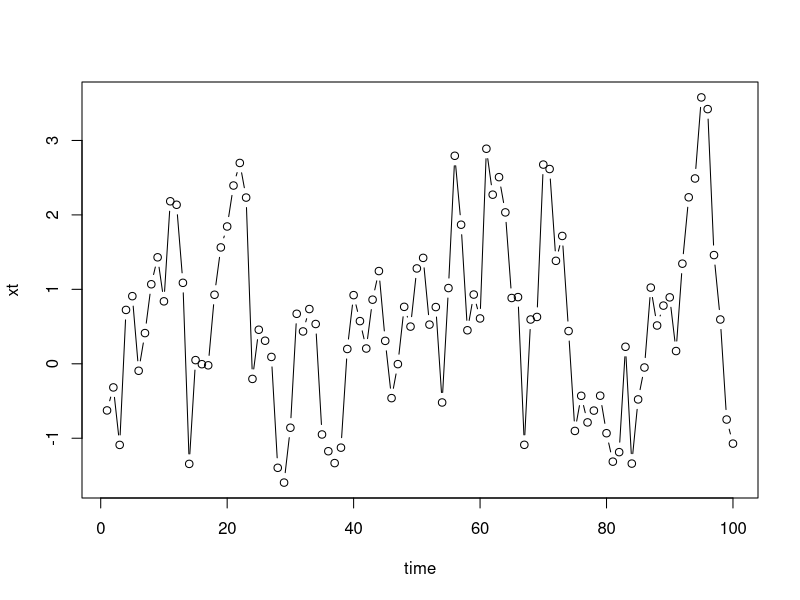
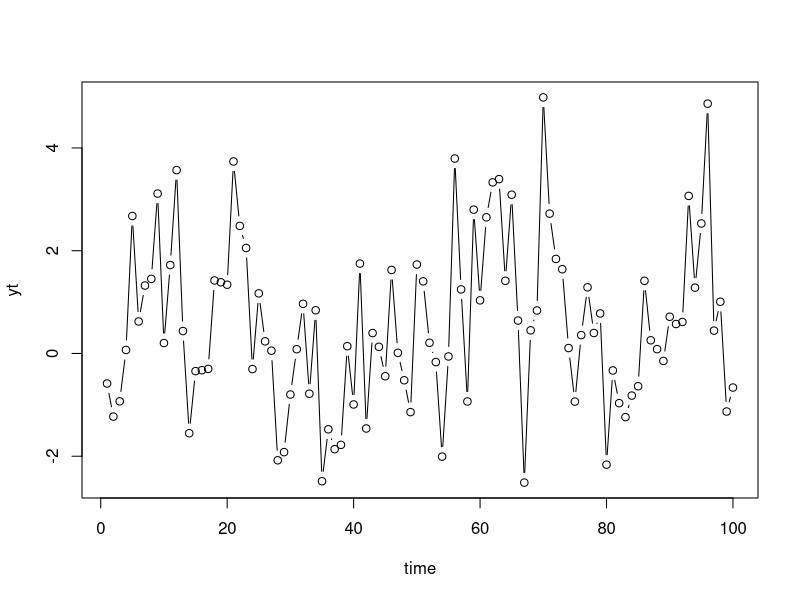

Reproduce these figures in R, in order.
## ---- chunk 1
knitr::opts_chunk$set(echo = TRUE)
## ---- chunk 2
set.seed(1)
n = 100
phi = 0.8
# w ~ N(0,Q)
Q = 1
# v ~ N(0,R)
R = 1
# x1 ~ N(m1,P1)
m1 = 0
P1 = 1
## ---- chunk 3
x1 = rnorm(1, mean = m1, sd = sqrt(P1))
w = rnorm(n, mean = 0, sd = sqrt(Q))
v = rnorm(n, mean = 0, sd = sqrt(R))
## ---- chunk 4
x = rep(0,n)
x[1] = x1
for (t in 1:(n-1)){
  x[t+1] = phi*x[t] + w[t]
}
y = x + v
## ---- chunk 5
tt = 1:n
plot(tt, x, type = "b", xlab = "time", ylab = "xt")
## ---- chunk 6
plot(tt, y, type = "b", xlab = "time", ylab = "yt")
## ---- chunk 7
noisyAR1 = list(n=n,A=phi,C=1,Q=Q,R=R,m1=m1,P1=P1,x=x,y=y,w=w,v=v)
save(noisyAR1, file = "noisyAR1.RData")
